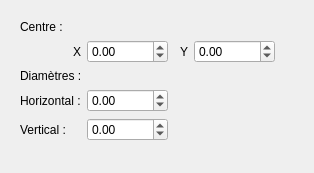
<?xml version="1.0" encoding="UTF-8"?>
<ui version="4.0">
 <class>EllipseEditor</class>
 <widget class="QWidget" name="EllipseEditor">
  <property name="geometry">
   <rect>
    <x>0</x>
    <y>0</y>
    <width>314</width>
    <height>173</height>
   </rect>
  </property>
  <layout class="QVBoxLayout" name="m_main_layout">
   <item>
    <widget class="QWidget" name="widget" native="true">
     <layout class="QGridLayout" name="m_geometry_widget">
      <item row="0" column="0" colspan="5">
       <widget class="QLabel" name="label">
        <property name="text">
         <string>Centre :</string>
        </property>
       </widget>
      </item>
      <item row="1" column="2">
       <widget class="QLabel" name="label_3">
        <property name="text">
         <string>Y</string>
        </property>
        <property name="alignment">
         <set>Qt::AlignRight|Qt::AlignTrailing|Qt::AlignVCenter</set>
        </property>
       </widget>
      </item>
      <item row="5" column="1">
       <widget class="QDoubleSpinBox" name="m_vertical_diameter_sb">
        <property name="minimum">
         <double>-10000.000000000000000</double>
        </property>
        <property name="maximum">
         <double>10000.000000000000000</double>
        </property>
       </widget>
      </item>
      <item row="1" column="3">
       <widget class="QDoubleSpinBox" name="m_y_sb">
        <property name="minimum">
         <double>-10000.000000000000000</double>
        </property>
        <property name="maximum">
         <double>10000.000000000000000</double>
        </property>
       </widget>
      </item>
      <item row="1" column="0">
       <widget class="QLabel" name="label_2">
        <property name="text">
         <string>X</string>
        </property>
        <property name="alignment">
         <set>Qt::AlignRight|Qt::AlignTrailing|Qt::AlignVCenter</set>
        </property>
       </widget>
      </item>
      <item row="5" column="0">
       <widget class="QLabel" name="label_6">
        <property name="text">
         <string>Vertical :</string>
        </property>
        <property name="alignment">
         <set>Qt::AlignLeading|Qt::AlignLeft|Qt::AlignVCenter</set>
        </property>
       </widget>
      </item>
      <item row="1" column="1">
       <widget class="QDoubleSpinBox" name="m_x_sb">
        <property name="minimum">
         <double>-10000.000000000000000</double>
        </property>
        <property name="maximum">
         <double>10000.000000000000000</double>
        </property>
       </widget>
      </item>
      <item row="4" column="0">
       <widget class="QLabel" name="label_5">
        <property name="text">
         <string>Horizontal :</string>
        </property>
        <property name="alignment">
         <set>Qt::AlignLeading|Qt::AlignLeft|Qt::AlignVCenter</set>
        </property>
       </widget>
      </item>
      <item row="4" column="1">
       <widget class="QDoubleSpinBox" name="m_horizontal_diameter_sb">
        <property name="minimum">
         <double>-10000.000000000000000</double>
        </property>
        <property name="maximum">
         <double>10000.000000000000000</double>
        </property>
       </widget>
      </item>
      <item row="3" column="0" colspan="4">
       <widget class="QLabel" name="label_4">
        <property name="text">
         <string>Diamètres :</string>
        </property>
       </widget>
      </item>
     </layout>
    </widget>
   </item>
   <item>
    <spacer name="verticalSpacer">
     <property name="orientation">
      <enum>Qt::Vertical</enum>
     </property>
     <property name="sizeHint" stdset="0">
      <size>
       <width>20</width>
       <height>40</height>
      </size>
     </property>
    </spacer>
   </item>
  </layout>
 </widget>
 <resources/>
 <connections/>
</ui>
